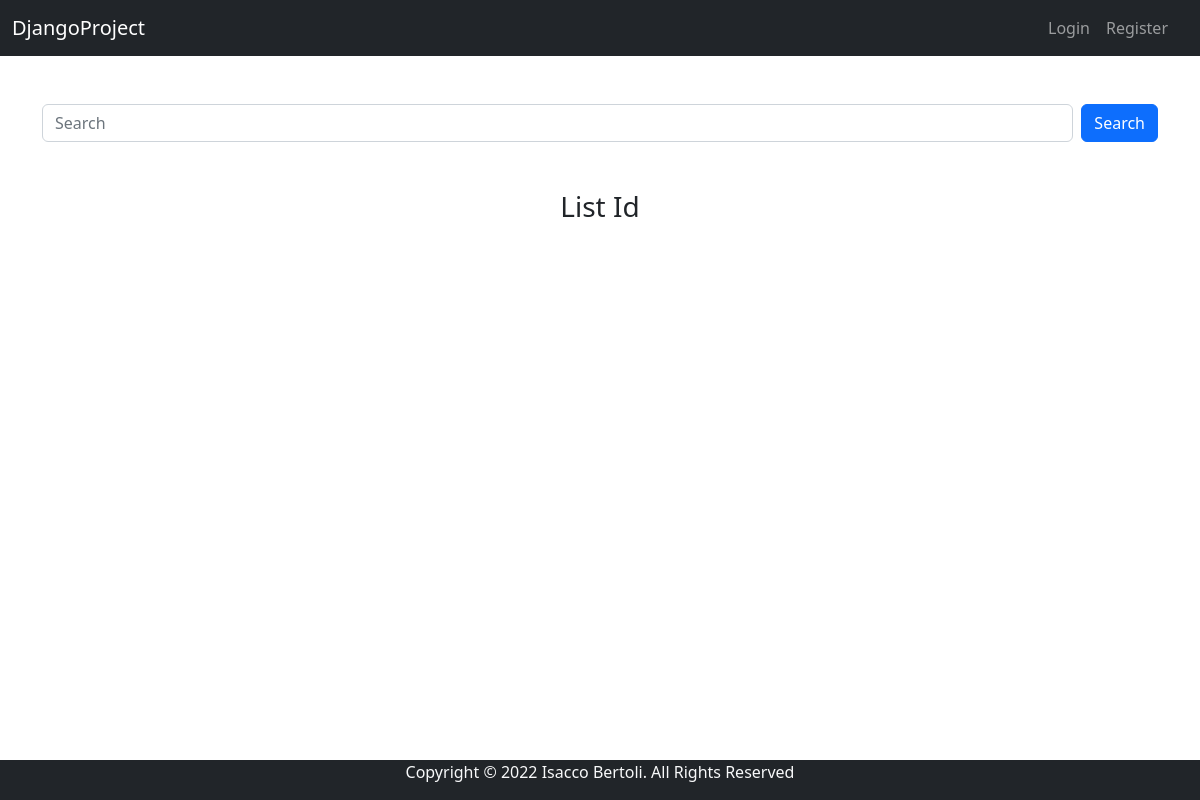
Before: / with the older database file.
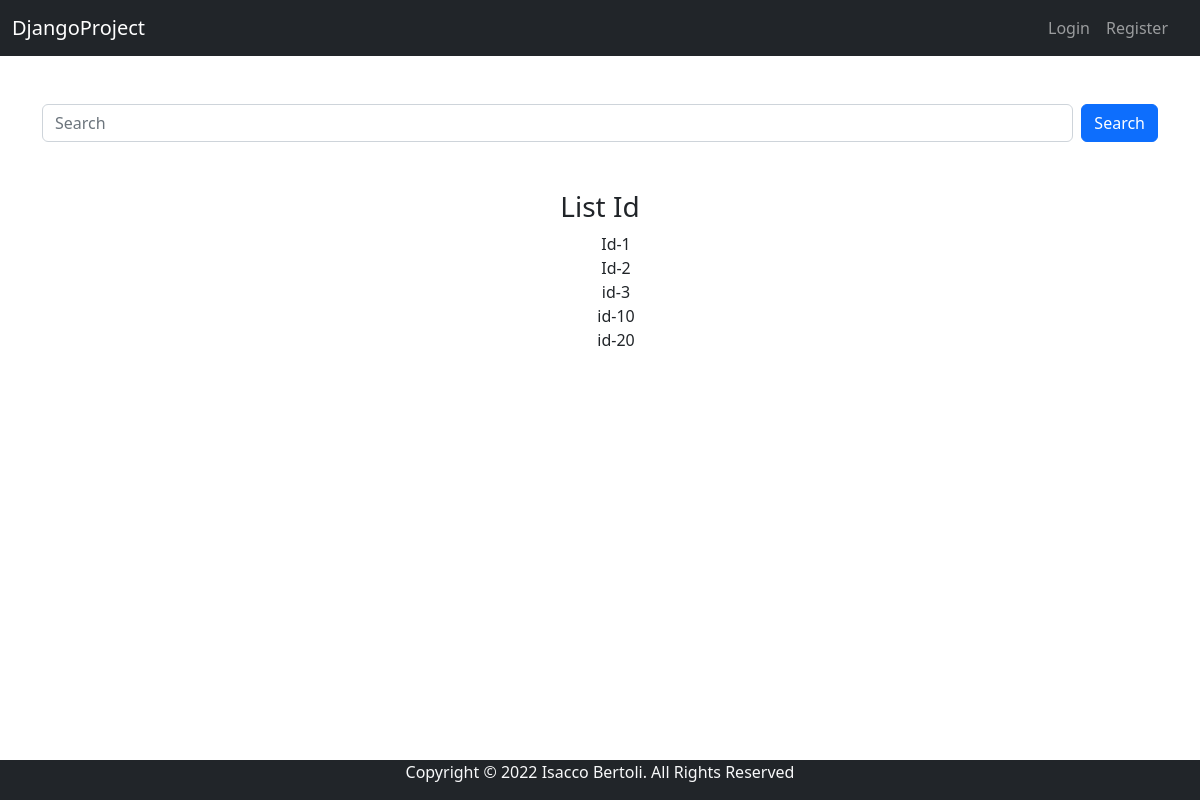
After: the same page with the newer database file.
### core/models.py (models this page shows, shortened)
class Article(models.Model):
    author = models.ForeignKey(User, on_delete=models.CASCADE, related_name='article')
    title = models.CharField(max_length=50)
    text = models.TextField()
    created_date = models.DateTimeField(default=timezone.now)
    published_date = models.DateTimeField(blank=True, null=True)
    transaction_id = models.CharField(max_length=50)
    class Meta:
        verbose_name = ("Article")
        verbose_name_plural = ("Articles")

### core/views.py (the view)
# urls.py: 2. Add a URL to urlpatterns:  path('', views.home, name='home')
def home(request):
    context = {
        'article' : Article.objects.all()
    }
    return render(request, 'homepage.html', context)

### core/templates/homepage.html (shortened to what this page needs)
{% extends 'base.html' %}
{% block content %}
  <div class="mt-5">
    <form class="d-flex" role="search" action="{% url 'search' %}">
      <input name="q" class="form-control me-2" type="search" placeholder="Search" aria-label="Search">
      <button class="btn btn-primary" type="submit">Search</button>
    </form>
  </div>
  <div class="mt-5 text-center">
    <h3>List Id</h3>
    <ul>
      {% for post in article %}
      <li style="list-style: none;">{{post.transaction_id}}</li>
     {% endfor %}
    </ul>
  </div>
{% endblock content %}

### core/templates/base.html (shortened to what this page needs)
{% load static %}
<!doctype html>
<html lang="en">
  <head>
    <link href="https://cdn.jsdelivr.net/npm/bootstrap@5.2.3/dist/css/bootstrap.min.css" rel="stylesheet">
  </head>
  <body>
    <nav class="navbar navbar-expand-lg navbar-dark bg-dark">
      <div class="container-fluid">
        <a class="navbar-brand" href=" {% url 'homepage' %} ">DjangoProject</a>
        <div class="collapse navbar-collapse" id="navbarSupportedContent">
          <ul class="navbar-nav container-fluid justify-content-end">
            {% if user.is_authenticated %}
              <li class="nav-item">
                <a class="nav-link" aria-ckurrent="page" href="{% url 'user_profile' username=user %}">Profile</a>
              </li>
              <li class="nav-item">
                <a class="nav-link" aria-current="page" href="{% url 'post_new' %}">NewPost</a>
              <li class="nav-item">
              <li class="nav-item">
                <a class="nav-link" aria-current="page" href="{% url 'logout' %}">Logout</a>
              <li class="nav-item">
            {% else %}
              <li>
                <a class="nav-link" aria-current="page" href="{% url 'login' %}">Login</a>
              </li>
              <li class="nav-item">
                <a class="nav-link" aria-current="page" href="{% url 'register' %}">Register</a>
              </li>
            {% endif %}
          </ul>
        </div>
      </div>
    </nav>
    <div class="container">
      <div class="row justify-content-center">
        {% block content %}{% endblock content %}
      </div>
    </div>
    <div class="bg-dark fixed-bottom text-light text-center">
      <p>Copyright © 2022 Isacco Bertoli. All Rights Reserved</p>
    </div>
  </body>
</html>

Changed rows visible on the page:
added Article: transaction_id "Id-1"
added Article: transaction_id "Id-2"
added Article: transaction_id "id-3"
added Article: transaction_id "id-10"
added Article: transaction_id "id-20"
